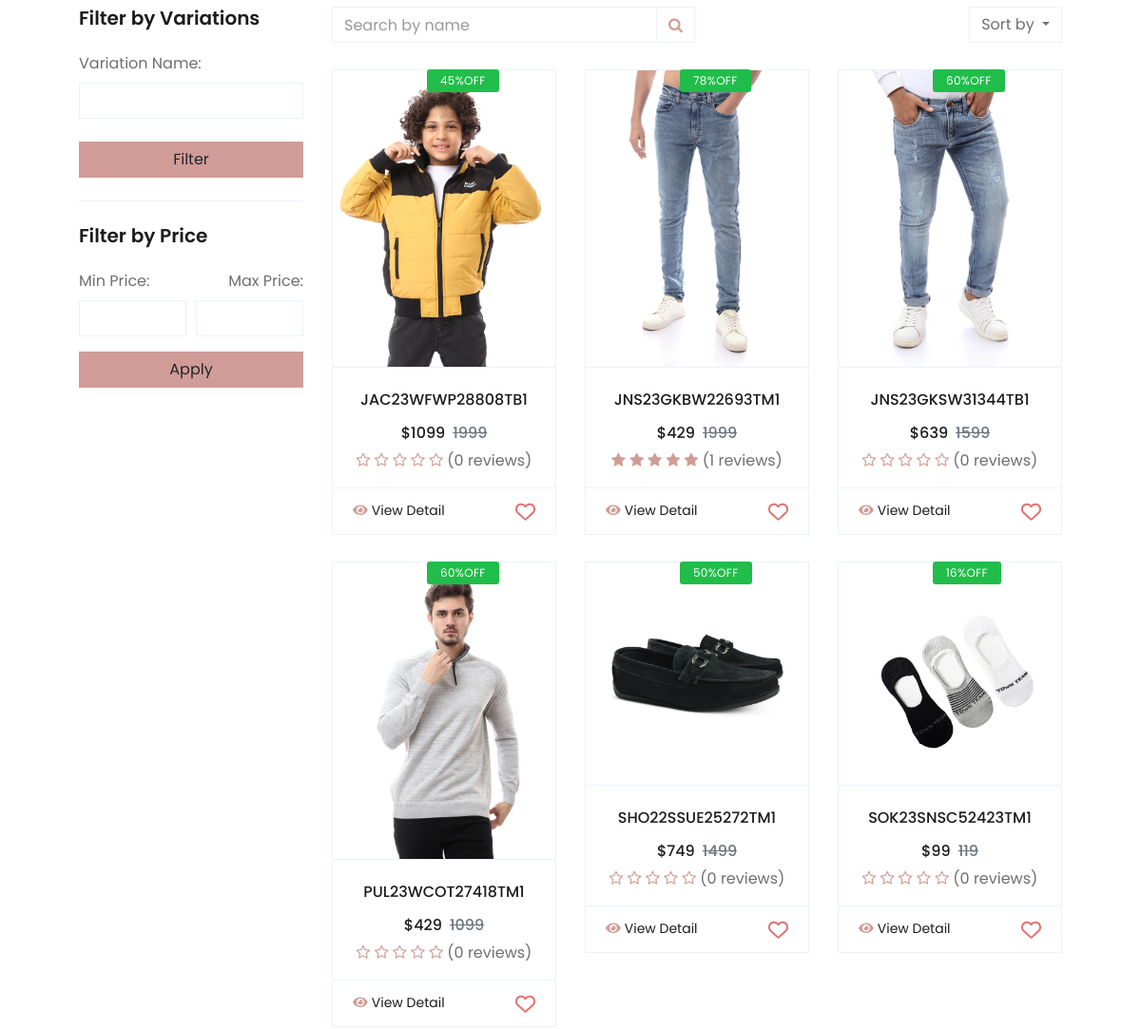
Before: /product/&product_by_variation/ (middle part) with the older database file.
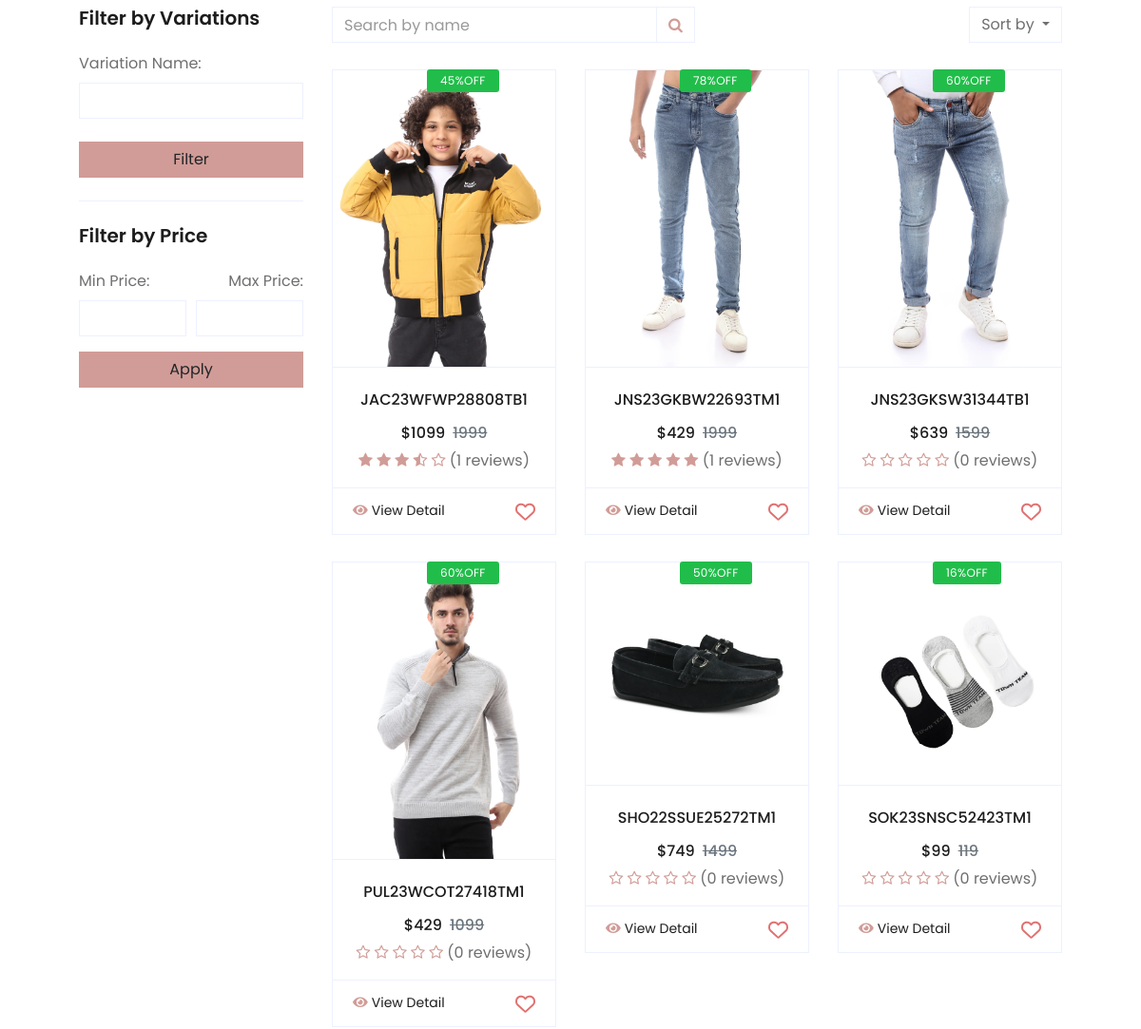
After: the same page with the newer database file.
### product/models.py (models this page shows, shortened)
class Product(models.Model):
    name = models.CharField(max_length=100)
    image = models.ImageField(upload_to='product/')
    stock = models.IntegerField()
    price = models.IntegerField(default=0)
    discount = models.IntegerField(default=0)
    description = models.TextField(max_length=10000)
    like = models.ManyToManyField(User , blank=True,related_name='product_favourite')
    created_at = models.DateTimeField( default=timezone.now)
    category = models.ForeignKey('ProductCategory',verbose_name=('category'), on_delete=models.CASCADE ,default='')
    subcategory = models.ForeignKey("Subcategory" , on_delete=models.CASCADE ,default='')
    PRDBrand = models.ForeignKey('settings.Brand' ,related_name='product_brand', on_delete=models.CASCADE , blank=True, null=True ,verbose_name=_("Brand "))
    slug = models.SlugField(null=True,blank=True , unique=True)
    tags = TaggableManager()
    views = models.PositiveIntegerField(default=0)
    is_available = models.BooleanField(default=True)
    class Meta:
        ordering = ["name"]
    def offer(self):
        offer = 0
        if self.discount > 0:
            offer =int( 100 - (self.discount / self.price * 100))
        return offer
    def get_absolute_url(self):
        return reverse("product:product_detail", args=[self.slug])
    def avr_review(self):
        reviews = ReviewRating.objects.filter(product=self , status=True).aggregate(average=Avg('rating'))
        avg =0
        if reviews['average'] is not None:
            avg = float(reviews['average'])
        return avg
    def count_review(self):
        reviews = ReviewRating.objects.filter(product=self , status=True).aggregate(count=Count('rating'))
        count = 0
        if reviews['count'] is not None:
            count = int(reviews['count'])
        return count

### product/views.py (the view)
# urls.py: path('&product_by_variation/' , views.product_by_variation , name = 'product_by_variation'),
def product_by_variation(request):
    products = Product.objects.all()
    variation_name = request.GET.get('variation_name')
    if variation_name:
        products = products.filter(variation__variation_value__icontains=variation_name)
    context = {'products':products}
    return render(request , 'product/product_by_price.html',context)

### accounts/favourite_context.py (called while the page is built, shortened)
def counter(request):
    product_count = 0
    return dict(product_count=product_count)

### carts/cart_context.py (called while the page is built)
def counter(request):
    cart_count = 0
    if 'admin' in request.path:
        return{}
    else :
        try :
            cart = Cart.objects.filter(cart_id=_cart_id(request))
            if request.user.is_authenticated:
                cart_items= CartItem.objects.all().filter(user=request.user)
            else:
                cart_items = CartItem.objects.all().filter(cart=cart[:1])
            for cart_item in cart_items:
                cart_count+=cart_item.quantity
        except Cart.DoesNotExist:
            cart_count=0
    return dict(cart_count=cart_count)

### carts/views.py (called while the page is built)
def _cart_id(request):
    cart = request.session.session_key
    if not cart:
        cart = request.session.create()
    return cart

### product/templates/product/product_by_price.html (shortened to what the changed rows need)
{% extends 'base.html' %}
{% load static %}
{% block body %}
<div class="container-fluid pt-5">
    <div class="row px-xl-5">
        <div class="col-lg-9 col-md-12">
            <div class="row pb-3">
                {% for product in products  %}
                <div class="col-lg-4 col-md-6 col-sm-12 pb-1">
                    <div class="card product-item border-0 mb-4">
                        <div
                            class="card-header product-img position-relative overflow-hidden bg-transparent border p-0">
                            <img class="img-fluid w-100" src="{{product.image.url}}" alt="">
                        </div>
                        <div class="card-body border-left border-right text-center p-0 pt-4 pb-3">
                            <h6 class="text-truncate mb-3">{{product.name}}</h6>
                            {% if product.offer %}
                            <div class="product-badge2 bg-success border-default text-body">{{product.offer}}%OFF</div>
                            {% endif %}
                            <div class="d-flex justify-content-center">
                                {% if product.discount > 0 %}
                                <h6>${{product.discount}}</h6>
                                <h6 class="text-muted ml-2"><del>{{product.price}}</del></h6>
                                {% else %}
                                <h6>${{product.price}}</h6>
                                {% endif %}
                            </div>
                            <div class="rating-star">
                                <span>
                                    <i class="fa fa-star{% if product.avr_review < 0.5%}-o{% elif product.avr_review >= 0.5 and product.avr_review < 1%}-half-o{%endif%}"
                                        aria-hidden="true"></i>
                                    <i class="fa fa-star{% if product.avr_review < 1.5%}-o{% elif product.avr_review >= 1.5 and product.avr_review < 2%}-half-o{%endif%}"
                                        aria-hidden="true"></i>
                                    <i class="fa fa-star{% if product.avr_review < 2.5%}-o{% elif product.avr_review >= 2.5 and product.avr_review < 3%}-half-o{%endif%}"
                                        aria-hidden="true"></i>
                                    <i class="fa fa-star{% if product.avr_review < 3.5%}-o{% elif product.avr_review >= 3.5 and product.avr_review < 4%}-half-o{%endif%}"
                                        aria-hidden="true"></i>
                                    <i class="fa fa-star{% if product.avr_review < 4.5%}-o{% elif product.avr_review >= 4.5 and product.avr_review < 5%}-half-o{%endif%}"
                                        aria-hidden="true"></i>
                                </span>({{product.count_review}} reviews)
                            </div>
                        </div>
                        <div class="card-footer d-flex justify-content-between bg-light border">
                            <a href="{{product.get_absolute_url}}" class="btn btn-sm text-dark p-0"><i
                                    class="fas fa-eye text-primary mr-1"></i>View
                                Detail</a>
                            {% if request.user in product.like.all %}
                            <a href="{% url 'product:like' product.id%}" class="btn btn-sm text-dark p-0"><svg
                                    xmlns="http://www.w3.org/2000/svg" height="1.5em" viewBox="0 0 512 512">
                                    <style>
                                        svg {
                                            fill: #e19898
                                        }
                                    </style>
                                    <path
                                        d="M47.6 300.4L228.3 469.1c7.5 7 17.4 10.9 27.7 10.9s20.2-3.9 27.7-10.9L464.4 300.4c30.4-28.3 47.6-68 47.6-109.5v-5.8c0-69.9-50.5-129.5-119.4-141C347 36.5 300.6 51.4 268 84L256 96 244 84c-32.6-32.6-79-47.5-124.6-39.9C50.5 55.6 0 115.2 0 185.1v5.8c0 41.5 17.2 81.2 47.6 109.5z" />
                                </svg></a>
                            {% else %}
                            <a href="{% url 'product:like' product.id%}" class="btn btn-sm text-dark p-0"></i></a>
                            {% endif %}
                        </div>
                    </div>
                </div>
                {% endfor %}
            </div>
        </div>
    </div>
</div>
{% endblock body %}

Changed rows visible on the page:
changed Product "JAC23WFWP28808TB1": count_review "0" → "1"
